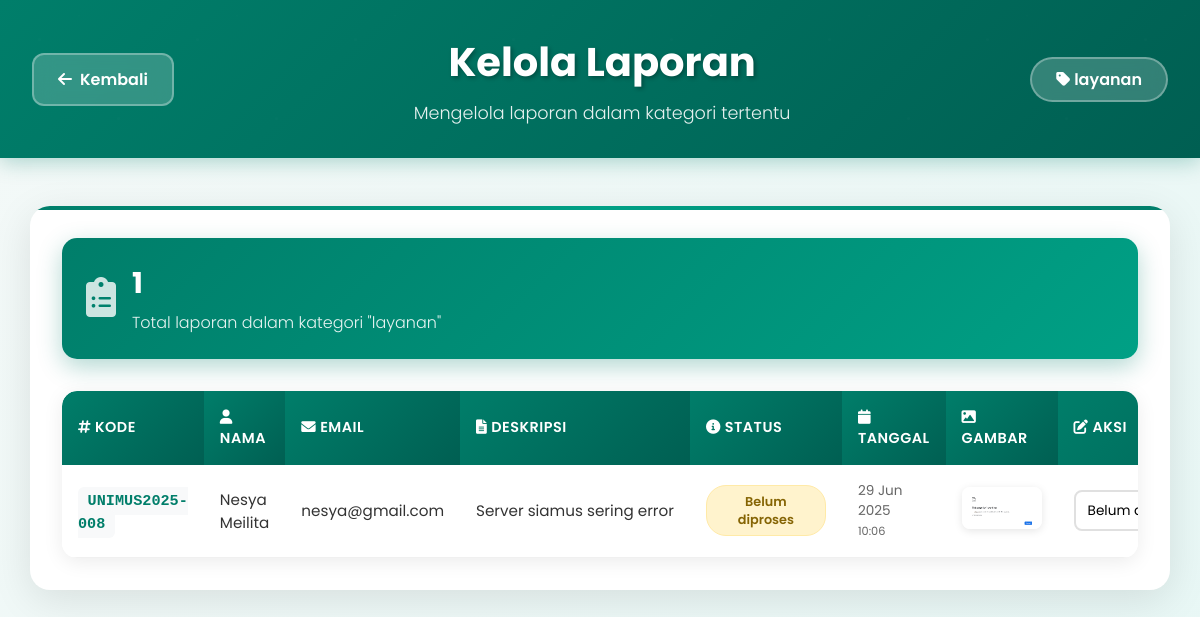
The page /kelola_kategori.php?kategori=layanan on the database its author committed.
### tables this page shows
CREATE TABLE `laporan` (
  `id_laporan` int(11) NOT NULL AUTO_INCREMENT,
  `kode_laporan` varchar(20) NOT NULL,
  `nama_lengkap` varchar(100) NOT NULL,
  `email` varchar(100) NOT NULL,
  `kategori` enum('infrastruktur','layanan','kebersihan','aspirasi','lainnya') NOT NULL,
  `deskripsi` text NOT NULL,
  `gambar` varchar(255) DEFAULT NULL,
  `status` enum('Belum diproses','Sedang diproses','Selesai') DEFAULT 'Belum diproses',
  `tanggal_kirim` timestamp NOT NULL DEFAULT current_timestamp(),
  `nim` varchar(20) DEFAULT NULL,
  PRIMARY KEY (`id_laporan`),
  UNIQUE KEY `kode_laporan` (`kode_laporan`)
);

### kelola_kategori.php (the view, shortened to what this page needs)
<?php
$koneksi = mysqli_connect("localhost", "root", "", "lapor_unimus");
$kategori = isset($_GET['kategori']) ? $_GET['kategori'] : '';
$laporan = [];
if ($kategori) {
    $stmt = mysqli_prepare($koneksi, "SELECT * FROM laporan WHERE kategori = ? ORDER BY tanggal_kirim DESC");
    mysqli_stmt_bind_param($stmt, "s", $kategori);
    mysqli_stmt_execute($stmt);
    $result = mysqli_stmt_get_result($stmt);
    while ($row = mysqli_fetch_assoc($result)) {
        $laporan[] = $row;
    }
}
?>
<!DOCTYPE html>
<html lang="id">
<head>
  <link href="https://cdnjs.cloudflare.com/ajax/libs/font-awesome/6.0.0/css/all.min.css" rel="stylesheet">
</head>
<body>
<header>
  <div class="header-container">
    <a href="admin.php" class="back-button">
      <i class="fas fa-arrow-left"></i>
      Kembali
    </a>
    <div class="header-text">
      <h1>Kelola Laporan</h1>
      <p class="subtitle">Mengelola laporan dalam kategori tertentu</p>
    </div>
    <div class="kategori-badge">
      <i class="fas fa-tag"></i>
      <?= htmlspecialchars($kategori) ?>
    </div>
  </div>
</header>
<div class="container">
  <div class="stats-card">
    <div class="stats-icon">
      <i class="fas fa-clipboard-list"></i>
    </div>
    <div class="stats-info">
      <h3><?= count($laporan) ?></h3>
      <p>Total laporan dalam kategori "<?= htmlspecialchars($kategori) ?>"</p>
    </div>
  </div>
  <?php if (empty($laporan)): ?>
    <div class="empty-state">
      <div class="icon">
        <i class="fas fa-inbox"></i>
      </div>
      <h3>Tidak Ada Laporan</h3>
      <p>Belum ada laporan yang masuk dalam kategori ini.</p>
    </div>
  <?php else: ?>
    <div class="table-container">
      <table>
        <thead>
          <tr>
            <th><i class="fas fa-hashtag"></i> Kode</th>
            <th><i class="fas fa-user"></i> Nama</th>
            <th><i class="fas fa-envelope"></i> Email</th>
            <th><i class="fas fa-file-text"></i> Deskripsi</th>
            <th><i class="fas fa-info-circle"></i> Status</th>
            <th><i class="fas fa-calendar"></i> Tanggal</th>
            <th><i class="fas fa-image"></i> Gambar</th>
            <th><i class="fas fa-edit"></i> Aksi</th>
          </tr>
        </thead>
        <tbody>
          <?php foreach ($laporan as $row): ?>
            <tr>
              <td>
                <span class="kode-laporan"><?= htmlspecialchars($row['kode_laporan']) ?></span>
              </td>
              <td><?= htmlspecialchars($row['nama_lengkap']) ?></td>
              <td><?= htmlspecialchars($row['email']) ?></td>
              <td class="deskripsi-cell" title="<?= htmlspecialchars($row['deskripsi']) ?>">
                <?= htmlspecialchars($row['deskripsi']) ?>
              </td>
              <td>
                <?php
                $status = $row['status'] ?? 'Belum diproses';
                $statusClass = '';
                switch($status) {
                  case 'Belum diproses': $statusClass = 'status-belum'; break;
                }
                ?>
                <span class="status-badge <?= $statusClass ?>">
                  <?= htmlspecialchars($status) ?>
                </span>
              </td>
              <td class="date-cell">
                <?= date('d M Y', strtotime($row['tanggal_kirim'])) ?><br>
                <small><?= date('H:i', strtotime($row['tanggal_kirim'])) ?></small>
              </td>
              <td>
                <?php if ($row['gambar']): ?>
                  <img src="uploads/<?= htmlspecialchars($row['gambar']) ?>"
                       alt="Bukti"
                       class="image-preview"
                       onclick="window.open(this.src, '_blank')" />
                <?php else: ?>
                  <span class="no-image">Tidak ada gambar</span>
                <?php endif; ?>
              </td>
              <td>
                <form method="post" class="status-form">
                  <select name="status" class="status-select">
                    <option value="Belum diproses" <?= $status == "Belum diproses" ? 'selected' : '' ?>>
                      Belum diproses
                    </option>
                  </select>
                </form>
              </td>
            </tr>
          <?php endforeach; ?>
        </tbody>
      </table>
    </div>
  <?php endif; ?>
</div>
</body>
</html>

### kelola_kategori.php (style rules this page uses)
* { margin: 0; padding: 0; box-sizing: border-box; }
body { font-family: 'Poppins', sans-serif; background: linear-gradient(135deg, #f4f9f8 0%, #e7f7f5 100%); color: #333; min-height: 100vh; padding-bottom: 2rem; }
header { background: linear-gradient(135deg, #007e6a 0%, #005f52 100%); color: white; padding: 2rem; box-shadow: 0 4px 20px rgba(0, 126, 106, 0.3); position: relative; overflow: hidden; }
header::before { content: ''; position: absolute; top: 0; left: 0; right: 0; bottom: 0; opacity: 0.1; }
.header-container { display: flex; align-items: center; gap: 2rem; position: relative; z-index: 1; }
.back-button { background: rgba(255, 255, 255, 0.2); border: 2px solid rgba(255, 255, 255, 0.3); color: white; padding: 0.75rem 1.5rem; border-radius: 12px; text-decoration: none; font-weight: 600; transition: all 0.3s ease; backdrop-filter: blur(10px); display: flex; align-items: center; gap: 0.5rem; }
.header-text { flex-grow: 1; text-align: center; }
.header-text h1 { font-size: 2.5rem; font-weight: 700; margin-bottom: 0.5rem; text-shadow: 2px 2px 4px rgba(0, 0, 0, 0.3); }
.header-text .subtitle { font-size: 1.1rem; opacity: 0.9; font-weight: 300; }
.kategori-badge { background: rgba(255, 255, 255, 0.2); padding: 0.5rem 1.5rem; border-radius: 25px; font-weight: 600; border: 2px solid rgba(255, 255, 255, 0.3); backdrop-filter: blur(10px); }
.container { max-width: 95%; margin: 3rem auto; background: white; padding: 2rem; border-radius: 20px; box-shadow: 0 10px 40px rgba(0, 0, 0, 0.1); position: relative; overflow: hidden; }
.container::before { content: ''; position: absolute; top: 0; left: 0; right: 0; height: 4px; background: linear-gradient(90deg, #007e6a, #00a085, #007e6a); }
.stats-card { background: linear-gradient(135deg, #007e6a 0%, #00a085 100%); color: white; padding: 1.5rem; border-radius: 15px; margin-bottom: 2rem; display: flex; align-items: center; gap: 1rem; box-shadow: 0 8px 25px rgba(0, 126, 106, 0.3); }
.stats-icon { font-size: 2.5rem; opacity: 0.8; }
.stats-info h3 { font-size: 1.8rem; font-weight: 700; margin-bottom: 0.3rem; }
.stats-info p { opacity: 0.9; font-weight: 300; }
.table-container { overflow-x: auto; border-radius: 15px; box-shadow: 0 4px 20px rgba(0, 0, 0, 0.08); }
table { width: 100%; border-collapse: collapse; background: white; }
th { background: linear-gradient(135deg, #007e6a 0%, #005f52 100%); color: white; padding: 1rem; text-align: left; font-weight: 600; font-size: 0.9rem; text-transform: uppercase; letter-spacing: 0.5px; }
th:first-child { border-top-left-radius: 15px; }
th:last-child { border-top-right-radius: 15px; }
td { padding: 1rem; border-bottom: 1px solid #f0f0f0; font-size: 0.95rem; vertical-align: middle; }
tr:last-child td:first-child { border-bottom-left-radius: 15px; }
tr:last-child td:last-child { border-bottom-right-radius: 15px; }
.status-badge { padding: 0.4rem 1rem; border-radius: 20px; font-size: 0.8rem; font-weight: 600; text-align: center; display: inline-block; min-width: 120px; }
.status-belum { background: #fff3cd; color: #856404; border: 1px solid #ffeaa7; }
.kode-laporan { font-family: 'Courier New', monospace; background: #f8f9fa; padding: 0.3rem 0.6rem; border-radius: 6px; font-weight: bold; color: #007e6a; }
.deskripsi-cell { max-width: 300px; overflow: hidden; text-overflow: ellipsis; white-space: nowrap; }
.image-preview { max-width: 80px; max-height: 60px; border-radius: 8px; object-fit: cover; box-shadow: 0 2px 8px rgba(0, 0, 0, 0.1); cursor: pointer; transition: transform 0.2s ease; }
.status-form { display: flex; gap: 0.5rem; align-items: center; }
.status-select { padding: 0.5rem; border: 2px solid #e0e0e0; border-radius: 8px; font-family: 'Poppins', sans-serif; font-size: 0.85rem; background: white; transition: border-color 0.3s ease; }
.date-cell { font-size: 0.85rem; color: #666; }
.container { animation: fadeInUp 0.6s ease; }
.table-container { animation: fadeInUp 0.8s ease; }

### rows shown on the page
laporan: kode_laporan "UNIMUS2025-008", nama_lengkap "Nesya Meilita", email "nesya@gmail.com", deskripsi "Server siamus sering error", status "Belum diproses", tanggal_kirim "29 Jun 2025", tanggal_kirim "10:06", gambar (picture)

### other values the page prints
$kategori "layanan"
count($laporan) "1"
